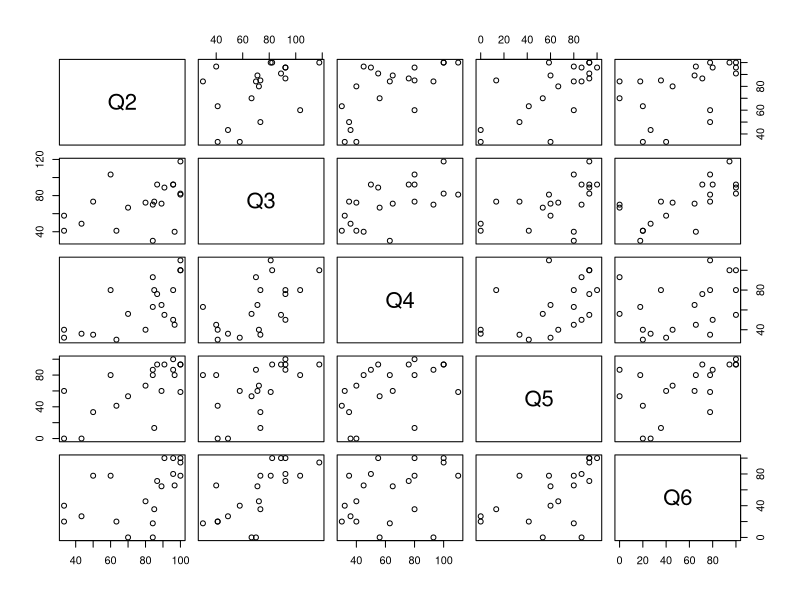
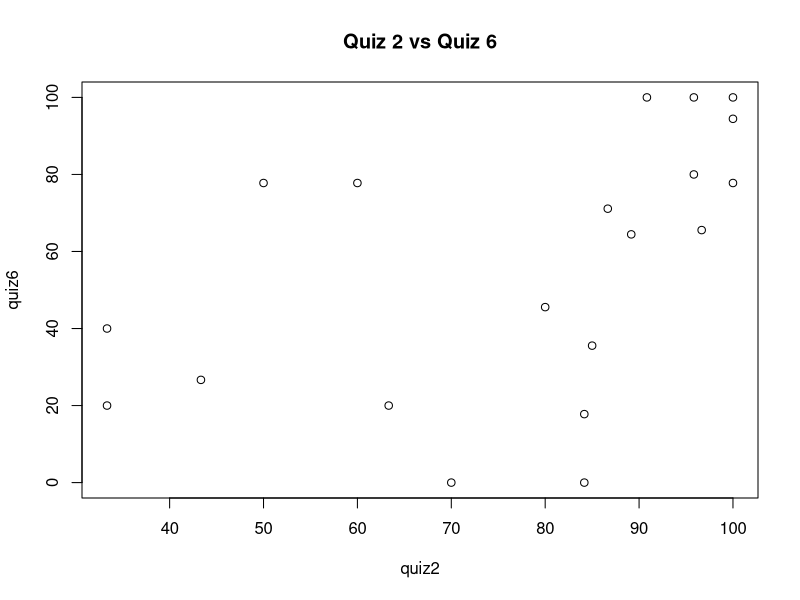
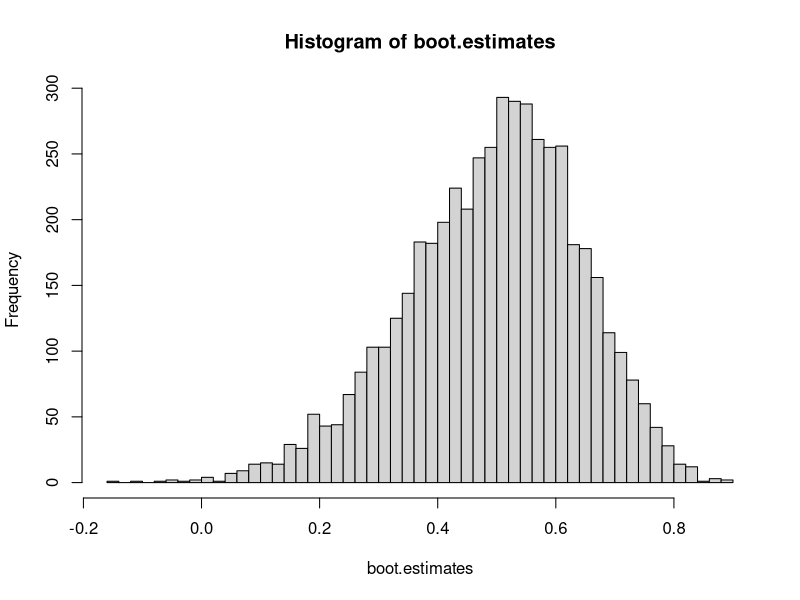

Write the R code that produced these figures, in order.
## ---- chunk 1
quiz <- read.csv('quiz.csv')
## ---- chunk 2
plot(quiz)
## ---- chunk 3
quiz2 <- quiz[,1]
quiz6 <- quiz[,5]
plot(quiz2, quiz6, main = "Quiz 2 vs Quiz 6")
## ---- chunk 4
?cor #Pearson correlation is the default for cor()
cor(quiz2, quiz6)
## ---- chunk 5
#' A function that generates bootstrap estimates of the Pearson correlation between two vectors.
#'
#' @param x A vector.
#' @param y A vector.
#' @param B The number of bootstrap estimates of the Pearson correlation with a default value of 2000.
#'
#' @returns The B boostrap estimates of the Pearson correlation.

bootstrap.cor <- function(x, y, B = 2000){
  samples.index <- replicate(B, sample(length(x), replace=TRUE))
  bootstrap.cors <- vector()
  for(i in 1:B){
  k <- samples.index[,i]
  bootstrap.cors[i] <- cor(x[k], y[k])
  }
  return(bootstrap.cors)
}

## ---- chunk 6
boot.estimates <- bootstrap.cor(x=quiz2, y=quiz6, B=5000)
hist(boot.estimates, breaks="FD")
## ---- chunk 7
quantile(boot.estimates, c(0.025,0.975))
cor.test(quiz2,quiz6, conf.level = 0.95)
## ---- chunk 8
cov.mat <- cov(quiz)
cov.mat
cov.mat[1,2] # (1,2) entry
cov(quiz2, quiz6) 
## ---- chunk 9
eigen.vals <- eigen(cov.mat)$values
eigen.vals
## ---- chunk 10
sum(eigen.vals) 
sum(diag(cov.mat))
